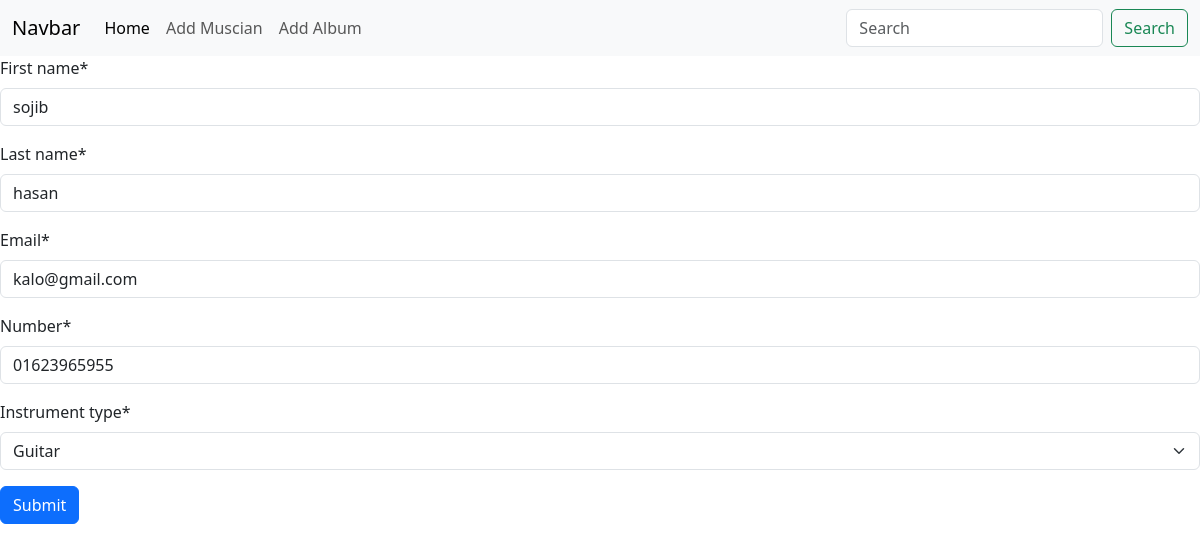
Page /store/eidtmuscian/2/ on the committed database.
### store/models.py (models this page shows, shortened)
class muscian_model(models.Model):
    instrument_type= [
       ('guitar','Guitar'),('flute','Flute'),('drum','Drum')
    ]
    first_name = models.CharField(max_length=15)
    last_name = models.CharField(max_length=20)
    email = models.EmailField(unique=True)
    number = models.CharField(max_length=11)
    instrument_type = models.CharField(max_length=20,choices=instrument_type,default=None)

### store/views.py (the view)
# urls.py: path('eidtmuscian/<int:id>/',editmuscian, name='edit_muscian'),
def editmuscian(request,id):
    muscian_data = album_model.objects.get(pk=id)
    mus_form = user_muscian_from(instance=muscian_data.relation)
    if request.method =="POST":
        mus_form = user_muscian_from(request.POST, instance=muscian_data.relation)
        if mus_form.is_valid():
            mus_form.save()
            return redirect('home_page')
    else:
        return render(request,'add_muscian.html',{'form': mus_form})

### store/forms.py
class user_muscian_from(forms.ModelForm):
    class Meta:
        model = muscian_model
        fields = '__all__'

### store/templates/add_muscian.html (shortened to what this page needs)
{% extends "base.html" %}
{% block content %}
{% load crispy_forms_tags %}
<form method="post">
    {{ form | crispy }}
    <button type="submit" class="btn btn-primary">Submit</button>
</form>
{% endblock content %}

### store/static/css/home.css (style rules this page uses)
.form-control { width: 100%; padding: 10px; border-radius: 5px; border: 1px solid #ff3333; }

### rows in the picture
muscian_model: first_name "sojib", last_name "hasan", email "kalo@gmail.com", number "01623965955", instrument_type "Guitar"
